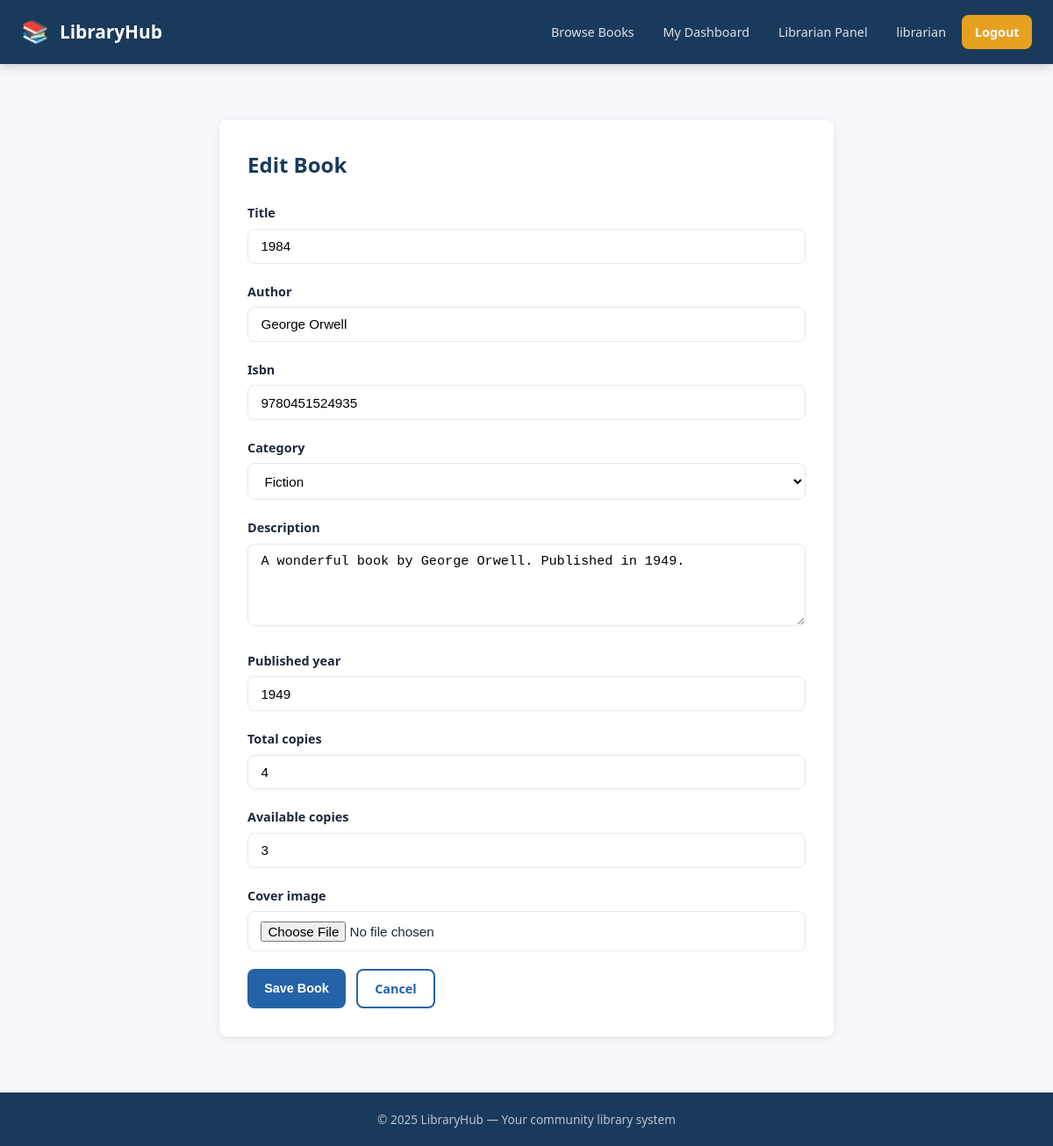
The page /books/2/edit/ (signed in) on the database its author committed.
### library/models.py (models this page shows, shortened)
class Book(models.Model):
    title = models.CharField(max_length=300)
    author = models.CharField(max_length=200)
    isbn = models.CharField(max_length=13, unique=True)
    category = models.ForeignKey(Category, on_delete=models.SET_NULL, null=True, related_name='books')
    description = models.TextField(blank=True)
    published_year = models.PositiveIntegerField(null=True, blank=True)
    total_copies = models.PositiveIntegerField(default=1)
    available_copies = models.PositiveIntegerField(default=1)
    cover_image = models.ImageField(upload_to='book_covers/', blank=True, null=True)
    date_added = models.DateTimeField(auto_now_add=True)
    class Meta:
        ordering = ['title']

### library/views.py (the view)
# urls.py: path('books/<int:pk>/edit/', views.edit_book, name='edit_book'),
@login_required
@user_passes_test(is_librarian)
def edit_book(request, pk):
    book = get_object_or_404(Book, pk=pk)
    if request.method == 'POST':
        form = BookForm(request.POST, request.FILES, instance=book)
        if form.is_valid():
            form.save()
            messages.success(request, 'Book updated.')
            return redirect('book_detail', pk=pk)
    else:
        form = BookForm(instance=book)
    return render(request, 'library/book_form.html', {'form': form, 'action': 'Edit', 'book': book})

### library/forms.py
class BookForm(forms.ModelForm):
    class Meta:
        model = Book
        fields = ['title', 'author', 'isbn', 'category', 'description',
                  'published_year', 'total_copies', 'available_copies', 'cover_image']
        widgets = {
            'description': forms.Textarea(attrs={'rows': 4}),
        }

### library/models.py (called while the page is built)
    def __str__(self):
        return self.name

### library/views.py (called while the page is built)
def is_librarian(user):
    return user.is_staff or user.is_superuser

### templates/library/book_form.html (shortened to what this page needs)
{% extends 'library/base.html' %}
{% block content %}
<div class="form-card" style="max-width:700px;">
  <h2>{{ action }} Book</h2>
  <form method="post" enctype="multipart/form-data">
    {% for field in form %}
    <div class="form-group">
      <label>{{ field.label }}</label>
      {{ field }}
    </div>
    {% endfor %}
    <div style="display:flex;gap:0.75rem;">
      <button type="submit" class="btn btn-primary">Save Book</button>
      {% if book %}
        <a href="{% url 'book_detail' book.pk %}" class="btn btn-outline">Cancel</a>
      {% else %}
        <a href="{% url 'book_list' %}" class="btn btn-outline">Cancel</a>
      {% endif %}
    </div>
  </form>
</div>
{% endblock %}

### templates/library/base.html (shortened to what this page needs)
<!DOCTYPE html>
<html lang="en">
<head>
  {% load static %}
  <link rel="stylesheet" href="{% static 'css/style.css' %}">
</head>
<body>
<nav>
  <a href="{% url 'home' %}" class="nav-brand">
    <span class="logo-icon">📚</span> LibraryHub
  </a>
  <div class="nav-links">
    <a href="{% url 'book_list' %}">Browse Books</a>
    {% if user.is_authenticated %}
      <a href="{% url 'dashboard' %}">My Dashboard</a>
      {% if user.is_staff %}
        <a href="{% url 'librarian_dashboard' %}">Librarian Panel</a>
      {% endif %}
      <a href="{% url 'profile' %}">{{ user.first_name|default:user.username }}</a>
      <a href="{% url 'logout' %}" class="btn-accent">Logout</a>
    {% else %}
      <a href="{% url 'login' %}">Login</a>
      <a href="{% url 'register' %}" class="btn-accent">Join Free</a>
    {% endif %}
  </div>
</nav>
<main>
  {% block content %}{% endblock %}
</main>
<footer>
  <p>© 2025 LibraryHub — Your community library system</p>
</footer>
</body>
</html>

### static/css/style.css (style rules this page uses)
:root { --primary: #1a3a5c; --primary-light: #2563a8; --accent: #e8a020; --accent-dark: #c47d0e; --bg: #f5f7fa; --card-bg: #ffffff; --text: #1f2937; --text-muted: #6b7280; --border: #e5e7eb; --success: #059669; --danger: #dc2626; --warning: #d97706; --info: #0284c7; --radius: 8px; --shadow: 0 2px 8px rgba(0,0,0,0.08); --shadow-lg: 0 8px 24px rgba(0,0,0,0.12); }
* { box-sizing: border-box; margin: 0; padding: 0; }
body { font-family: 'Segoe UI', system-ui, -apple-system, sans-serif; background: var(--bg); color: var(--text); line-height: 1.6; min-height: 100vh; display: flex; flex-direction: column; }
nav { background: var(--primary); padding: 0 1.5rem; display: flex; align-items: center; justify-content: space-between; position: sticky; top: 0; z-index: 100; box-shadow: 0 2px 12px rgba(0,0,0,0.2); }
.nav-brand { display: flex; align-items: center; gap: 0.75rem; color: #fff; font-size: 1.3rem; font-weight: 700; text-decoration: none; padding: 1rem 0; }
.nav-brand .logo-icon { font-size: 1.6rem; }
.nav-links { display: flex; align-items: center; gap: 0.25rem; }
.nav-links a { color: rgba(255,255,255,0.85); text-decoration: none; padding: 0.5rem 0.9rem; border-radius: var(--radius); font-size: 0.9rem; transition: background 0.2s, color 0.2s; }
.nav-links .btn-accent { background: var(--accent); color: #fff; font-weight: 600; }
main { flex: 1; padding: 2rem 1.5rem; max-width: 1200px; margin: 0 auto; width: 100%; }
.btn { display: inline-flex; align-items: center; gap: 0.4rem; padding: 0.55rem 1.2rem; border-radius: var(--radius); font-size: 0.9rem; font-weight: 600; cursor: pointer; text-decoration: none; border: none; transition: all 0.2s; }
.btn-primary { background: var(--primary-light); color: #fff; }
.btn-accent { background: var(--accent); color: #fff; }
.btn-outline { background: transparent; border: 2px solid var(--primary-light); color: var(--primary-light); }
.form-card { background: var(--card-bg); border-radius: var(--radius); box-shadow: var(--shadow); padding: 2rem; max-width: 560px; margin: 2rem auto; }
.form-card h2 { margin-bottom: 1.5rem; color: var(--primary); }
.form-group { margin-bottom: 1.25rem; }
.form-group label { display: block; font-weight: 600; margin-bottom: 0.4rem; font-size: 0.9rem; }
.form-group input, .form-group select, .form-group textarea { width: 100%; padding: 0.65rem 0.9rem; border: 1.5px solid var(--border); border-radius: var(--radius); font-size: 0.95rem; transition: border-color 0.2s; background: #fff; }
footer { background: var(--primary); color: rgba(255,255,255,0.7); text-align: center; padding: 1.25rem; font-size: 0.85rem; margin-top: auto; }

### rows shown on the page
Book: form "1984" "George Orwell" "9780451524935" "Fiction" "A wonderful book by George Orwell. Published in 1949." "1949" "4" "3"

### other values the page prints
{{ user.first_name|default:user.username }} "librarian"
{{ action }} "Edit"
{{ field.label }} "Title" "Author" "Isbn" "Category" "Description" "Published year" "Total copies" "Available copies" "Cover image"
